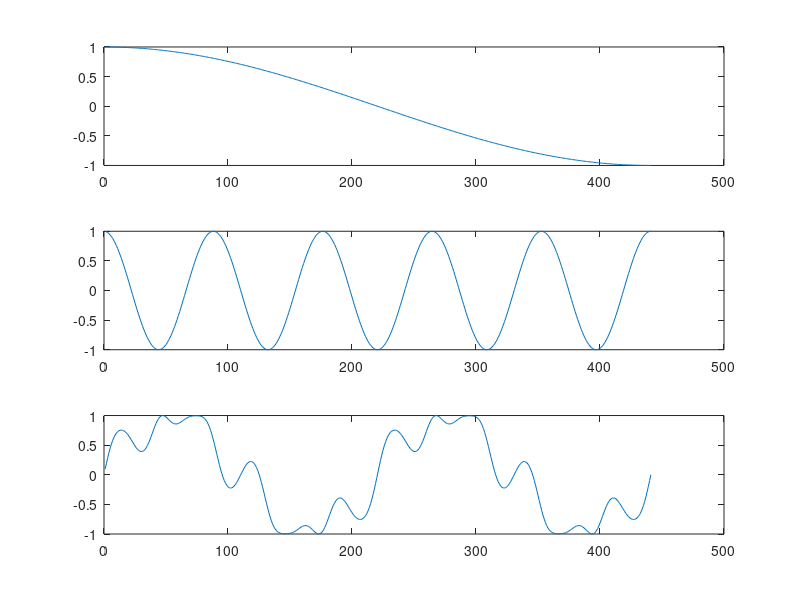

The MATLAB script that drew this image: (Note: this script raises an error after producing the figure.)
% [x,Fs] = audioread('piano.wav');
% d = Fs/2; % 0.5s

%% SINES
fs = 44100;
f1 = 50;
f2 = 500;
A1 = 1;
A2 = 1;
x1 = cos(2*pi*((1:2*fs)*f1/fs));
x2 = cos(2*pi*((1:2*fs)*f2/fs));

%% RING MODULATION
xRM = x1 .* x2;

subplot(3,1,1);
plot(x1);

subplot(3,1,2);
plot(x2);

subplot(3,1,3);
plot(xRM);

%% AMPLITUDE MODULATION

xAM = A1 * x2 .* x1 + A2 * x2;

subplot(3,1,1);
plot(x1);

subplot(3,1,2);
plot(x2);

subplot(3,1,3);
plot(xAM);

%% FREQUENCY MODULATION

fc = 200;
fm = 1000;
Afm = 1;
Ifm = 0.5;

xFM = Afm * sin(2*pi*((1:fs)*fc/fs) + Ifm * sin(2*pi*((1:fs)*fm/fs)) );

subplot(3,1,1);
plot(x1(1:fs/100));

subplot(3,1,2);
plot(x2(1:fs/100));

subplot(3,1,3);
plot(xFM(1:fs/100));

%% CHOWING

P3 = 1; % Length

P4 = 1000;   % A
P5 = 440;   % f[C]
P6 = 440;   % f[M]
P7 = 0;    % I[m1]
P8 = 5;    % I[m2]

t = (1:P3*fs);

modADSR = createADSR(fs, P3, (P8-P7)*P6);
modADSR = (P6*P7) + modADSR;
modulation = modADSR .* sin(t*2*pi*P6/fs);

y = sin(2 * pi * t * (P5/fs) + modulation);

ADSR = createADSR(fs, P3, P4);

output = ADSR .* y;
plot(output);


%% FUNCTIONS
function ADSR = createADSR(fs, soundLength, scale)
    ALen = fs * soundLength * 0.25;
    DLen = fs * soundLength * 0.25;
    RLen = fs * soundLength * 0.25;
    SLen = fs * soundLength - (ALen + DLen + RLen);
    
    ALevel = 1;
    SLevel = 0.8;
    
    A = linspace(0,ALevel,ALen);
    D = linspace(ALevel,SLevel,DLen);
    S = linspace(SLevel,SLevel,SLen);
    R = linspace(SLevel,0,RLen);
    
    ADSR = [A D S R] * scale;
end

function sine = createSin(f,t,fs)
    sine = sin(2*pi*((1:(t*fs))*f/fs));
end
